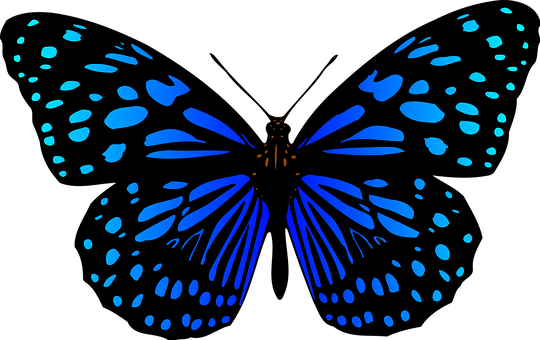
#> input picture btl/images/butterfly.png, 540 x 340 px
$ jupyter execute --allow-errors Chuong5.ipynb
#> lines starting #> are read from the running program, lines starting #| are printed output that depends on the picture
Displaying the magnitude and the gradient on the same
image

[cell 1]
from PIL import Image
from skimage.io import imread, imshow, show
import scipy.fftpack as fp
from scipy import ndimage, misc, signal
# from scipy.stats import signaltonoise
# from skimage import data, img_as_float
from skimage.color import rgb2gray
from skimage.transform import rescale
import matplotlib.pylab as pylab
import numpy as np
import numpy.fft
import timeit
import numpy as np
from scipy import signal, misc, ndimage
from skimage import filters, feature, img_as_float
from skimage.io import imread
from skimage.color import rgb2gray
from PIL import Image, ImageFilter
import matplotlib.pylab as pylab

[cell 2]
from skimage.color import rgb2gray
from skimage.io import imread
from scipy import signal
import numpy as np
import pylab

def plot_image(image, title):
    pylab.imshow(image), pylab.title(title, size=20), pylab.axis('off')

# Đọc ảnh
im = imread('./images/butterfly.png')
#> im is the input picture: shape (340, 540, 4); mean R, G, B, A 0.2, 16.2, 35.8, 159.2

# Kiểm tra số kênh
if im.shape[-1] == 4:  # Ảnh có kênh Alpha
    im = im[..., :3]  # Lấy 3 kênh đầu (RGB)
#> im: shape (340, 540, 3)

# Chuyển sang grayscale
im = rgb2gray(im)
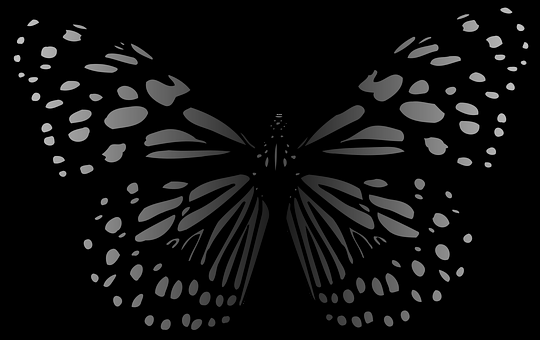
#> im: shape (340, 540) float64; min 0, max 0.788, mean 0.0558

# Tạo kernel tính gradient
ker_x = [[-1, 1]]
ker_y = [[-1], [1]]

# Tính gradient theo từng hướng
im_x = signal.convolve2d(im, ker_x, mode='same')
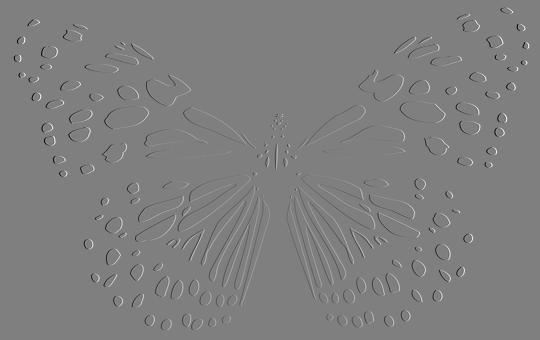
#> im_x: shape (340, 540) float64; min -0.788, max 0.788, mean -3.29e-21; drawn with min black and max white
im_y = signal.convolve2d(im, ker_y, mode='same')
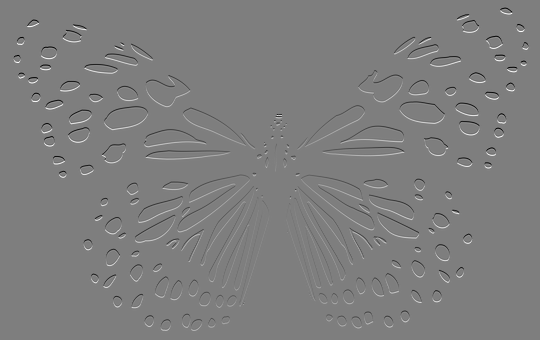
#> im_y: shape (340, 540) float64; min -0.781, max 0.787, mean 1.94e-20; drawn with min black and max white

# Tính độ lớn và hướng gradient
im_mag = np.sqrt(im_x**2 + im_y**2)
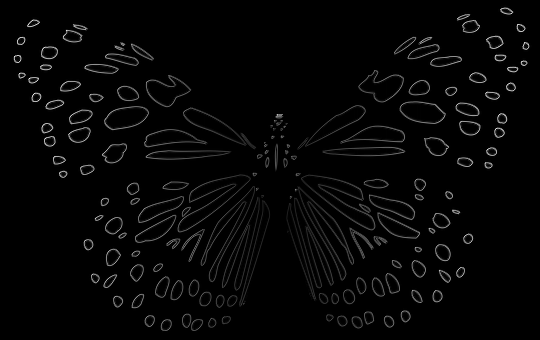
#> im_mag: shape (340, 540) float64; min 0, max 0.986, mean 0.0237
im_dir = np.arctan2(im_y, im_x)
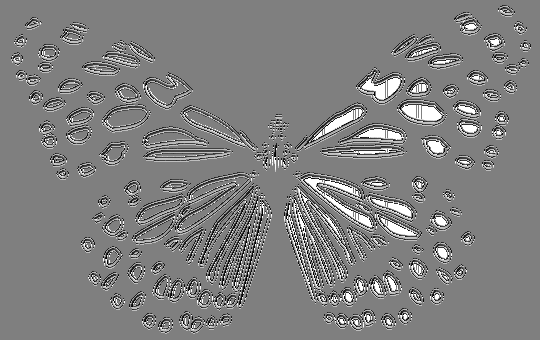
#> im_dir: shape (340, 540) float64; min -3.14, max 3.14, mean 0.023; drawn with min black and max white

# Vẽ kết quả
pylab.gray()
pylab.figure(figsize=(30, 20))
pylab.subplot(231), plot_image(im, 'Original')
pylab.subplot(232), plot_image(im_x, 'grad_x')
pylab.subplot(233), plot_image(im_y, 'grad_y')
pylab.subplot(234), plot_image(im_mag, '||grad||')
pylab.subplot(235), plot_image(im_dir, r'$\theta$')
pylab.subplot(236)
# pylab.plot(range(im.shape[1]), im[0, :], 'b-', label=r'$f(x,y)|_{x=0}$', linewidth=5)
# pylab.plot(range(im.shape[1]), im_x[0, :], 'r-', label=r'$grad_x (f(x,y))|_{x=0}$')
# pylab.title(r'$grad_x (f(x,y))|_{x=0}$', size=30)
im = np.zeros((im.shape[0],im.shape[1],3))
im[...,0] = im_mag*np.sin(im_mag)
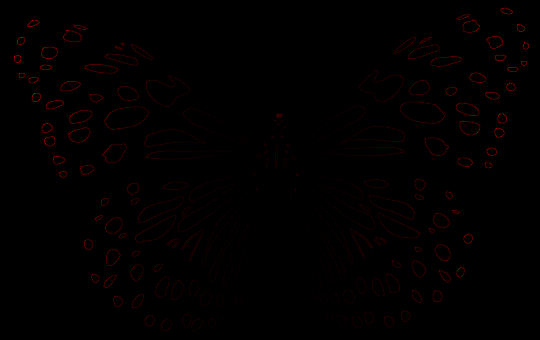
#> im: shape (340, 540, 3) float64; mean of channels 0, 1, 2 0.00737, 0, 0; drawn as R, G, B
im[...,1] = im_mag*np.cos(im_mag)
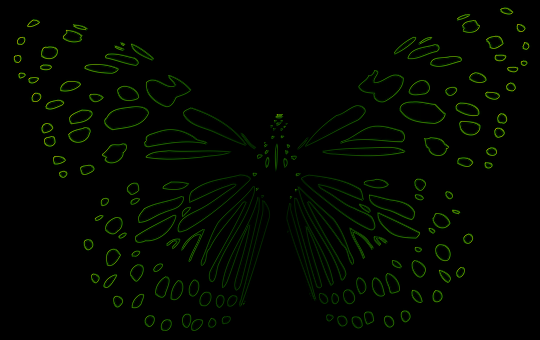
#> im: shape (340, 540, 3) float64; mean of channels 0, 1, 2 0.00737, 0.0221, 0; drawn as R, G, B
pylab.title(r'||grad||+$\theta$', size=30), pylab.imshow(im),
pylab.axis('off')
pylab.legend(prop={'size': 20})
pylab.show()

[cell 3]
# Tạo ảnh RGB để trực quan hóa ||grad|| và hướng θ
im_rgb = np.zeros((im_mag.shape[0], im_mag.shape[1], 3))

# Chuyển đổi ||grad|| và θ sang các kênh RGB
im_rgb[..., 0] = im_mag * np.sin(im_dir)  # Kênh đỏ
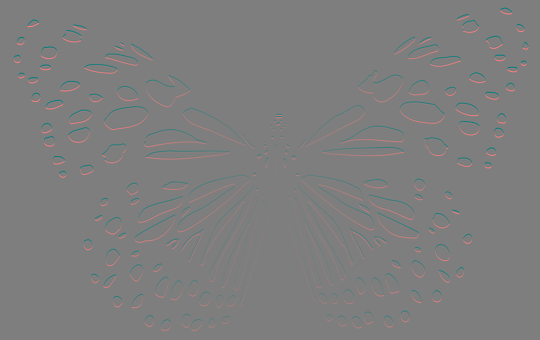
#> im_rgb: shape (340, 540, 3) float64; mean of channels 0, 1, 2 3.91e-19, 0, 0; drawn with min black and max white
im_rgb[..., 1] = im_mag * np.cos(im_dir)  # Kênh xanh lá
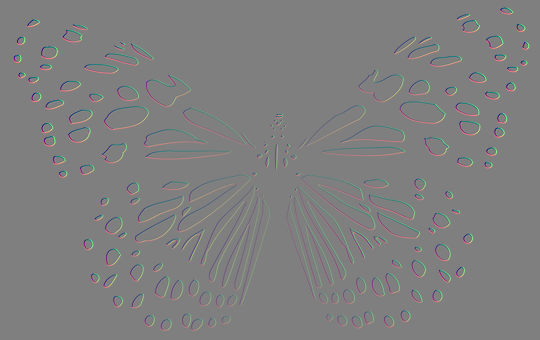
#> im_rgb: shape (340, 540, 3) float64; mean of channels 0, 1, 2 3.91e-19, 8.52e-19, 0; drawn with min black and max white

# Hiển thị ảnh
pylab.title(r'||grad|| + $\theta$', size=30)
pylab.imshow(im_rgb)
pylab.axis('off')
pylab.show()
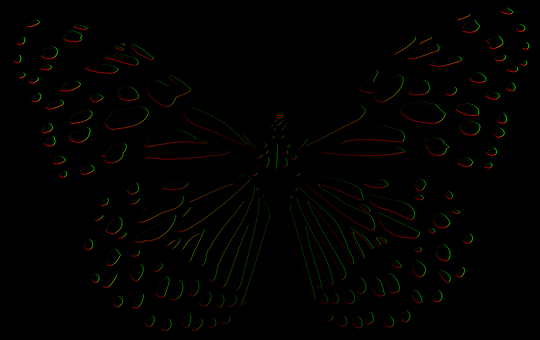
#> shown: shape (340, 540, 3) float64; mean R, G, B 0.00781, 0.00636, 0
